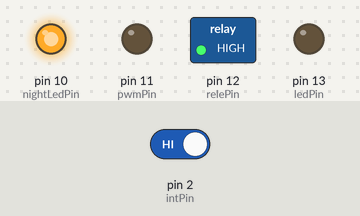
A sketch run on a simulated Arduino Uno, built with avr-gcc and run on an emulated ATmega328P. On the bench: switched loads named in the sketch (green lamp = pin HIGH), output pins drawn as LEDs (lit = HIGH). The test bench sets the inputs (shaded band); at power-on: pin 2 (intPin) HIGH.

Above: at 1.2 s.
1.3 s: pin 2 (intPin) driven LOW
At 2.3 s:
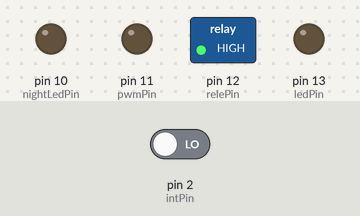
2.8 s: pin 2 (intPin) driven HIGH
At 3.5 s:
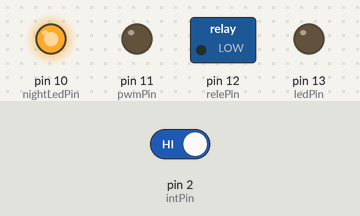
Timing chart, 0 to 5.8 s (numbered marks = the images above; inputs shaded):
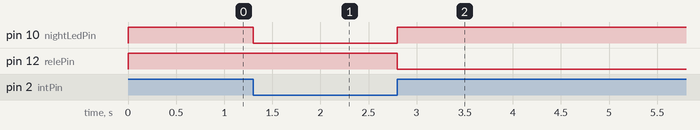

Measured:
- after the input at 1.3 s, pin 10 (nightLedPin): HIGH → LOW at once
- after the input at 2.8 s, pin 10 (nightLedPin): LOW → HIGH at once; pin 12 (relePin): HIGH → LOW at once

The sketch:

pult_transmiter.ino
```cpp
#define __ 600
#define OD 1200
#define NN 600

const uint16_t boiler_codes[] = { 9084, 4364 };

enum{ ON_OFF, TEST, TIMER, SET, MIN, ECO, MAX, SOUND };
const uint32_t boiler_commands[] = { 3977408386, 3776868226, 3843714946, 4144525186, 4111101826, 3827003266, 3760156546, 4060966786 };
/*
ED126F82
E11E6F82
E51A6F82
F7086F82
F50A6F82
E41B6F82
E01F6F82
F20D6F82

*/
//const uint32_t c_on_off = 3977408386;
//const uint32_t c_test = 3776868226;


#define IR_CLOCK_RATE    38000L
#define nightLedPin 10
#define pwmPin 11   // IR Carrier
#define ledPin 13
#define relePin 12
#define intPin 2

volatile float ftime;


volatile int32_t oldTime = 0;
volatile int32_t  time = 0;   //tiime = 3600*24*7


uint32_t day;


//#define DEBUG_PRINT


const int16_t on_a[] = { 63, -1 ,15,  120, B00100010 , 10, 190, -1,25};


const int32_t DAYinSEC = 86400U;
const int32_t HOURinSEC = 3600U;


void on_off(){
  update_time();
	bool on = digitalRead(intPin);
	if (on == false){
		digitalWrite(relePin, 1);
		digitalWrite(nightLedPin, 0);
	}
	else{
		digitalWrite(nightLedPin,1);
		if(time>25200 && time < 79200)
		  digitalWrite(relePin, 0);

	}
}

void setup()  {


	// set the data rate for the Serial port
	day = 0;


	ftime =  (
		10.0
		* 3600.0) + (
		6.0
		* 60.0);


#ifdef DEBUG_PRINT
	Serial.begin(112500);
	Serial.println("start");
#endif

	// toggle on compare, clk/1
	TCCR2A =  _BV(WGM21) | _BV(COM2A0);
	TCCR2B = _BV(CS20);
	// 36kHz carrier/timer
	OCR2A =  (F_CPU / (IR_CLOCK_RATE * 2L) - 1);
	pinMode(pwmPin, OUTPUT);
	pinMode(ledPin, OUTPUT);
	TCCR2A = 0;


  pinMode(nightLedPin, OUTPUT);
  pinMode(relePin, OUTPUT);
  on_off();

	digitalWrite(relePin, digitalRead(intPin)); // turn LED OFF
	attachInterrupt(digitalPinToInterrupt(intPin), on_off, CHANGE);
}


String sdays[] = { "Su", "Mo", "Tu", "We", "Th", "Fr", "Sa" };


void printTime(const bool on){
	//////////////////////////////////////////////////////////////
	uint32_t h = time / HOURinSEC;
	uint32_t m = (time - h * HOURinSEC) / 60U;
	uint32_t s = (time - h * HOURinSEC - m * 60U);

	Serial.println();
	Serial.println();
	Serial.print("boiler is "); Serial.println(on ? "ON" : "OFF");
	Serial.print("day: "); Serial.println(sdays[day % 7]);
	Serial.print(h);
	Serial.print(":");
	Serial.print(m);
	Serial.print(":");
	Serial.print(s);

	//////////////////////////////////////////////////////////////
}


/*
void send_old(){
	for (int i = 0; i <= 66; i++){
		TCCR2A = ((i & 1) == 0) ? _BV(WGM21) | _BV(COM2A0) : 0;
		delayMicroseconds(boiler_off[i]);
	}
	TCCR2A = 0;

}
*/

void send(const uint32_t code){
	TCCR2A =  _BV(WGM21) | _BV(COM2A0);
	delayMicroseconds(boiler_codes[0]);
	TCCR2A = 0;
	delayMicroseconds(boiler_codes[1]);

	for (uint8_t i = 0; i < 32; i++){
		TCCR2A = _BV(WGM21) | _BV(COM2A0);
		delayMicroseconds(__);
		TCCR2A = 0;
		delayMicroseconds(((code >> i) & 1) ? OD : NN);
	}

}


void boilerON(const bool on){
#ifdef DEBUG_PRINT
	Serial.print("boiler is "); Serial.println(on);
#endif
	digitalWrite(ledPin, on);
	send(boiler_commands[TEST]);
	delay(1000);
	send(boiler_commands[ON_OFF]);
	if (on == false){
		delay(1000);
		send(boiler_commands[ON_OFF]);
	}

}
void update_time(){
	uint32_t dt;
	uint32_t t = millis();
	if (t < oldTime)
		dt = 4294967295 - oldTime + t;
	else
		dt = t - oldTime;
	oldTime = t;


	float fdt = dt;

	fdt *= 0.000999137931;

	ftime += fdt;
	if (ftime >= 86400.0){
		ftime -= 86400.0;
		day += 1;
	}
	day &= 7;

	time = ftime;
}
void loop() {


	//	printTime(timer_on);

	update_time();
	for (uint8_t i = 0; i < (sizeof(on_a) / sizeof(uint16_t)); i += 3){
		const int32_t atime = (int32_t)on_a[i] * 360U;
		const uint8_t day_mask = on_a[i + 1];
		const int32_t _time4on = (int32_t)on_a[i + 2] * 360U;
		if ((day_mask&(1 << day)) != 0){

			if (time < (atime + _time4on)){
				const int32_t for_sleep = atime - time;
				const int32_t time4on = (atime>time) ? _time4on : _time4on - time + atime;

#ifdef DEBUG_PRINT
				Serial.println();
				Serial.print("time4sleep:"); Serial.println(for_sleep);
				Serial.print("time4on:"); Serial.println(time4on);
#endif

				if (for_sleep > 0)
					delay(for_sleep * 1000U);
				boilerON(true);
				delay(time4on * 1000U);
				boilerON(false);
				update_time();
			}
		}

	}
	delay((86401 - time) * 1000);

}
```
